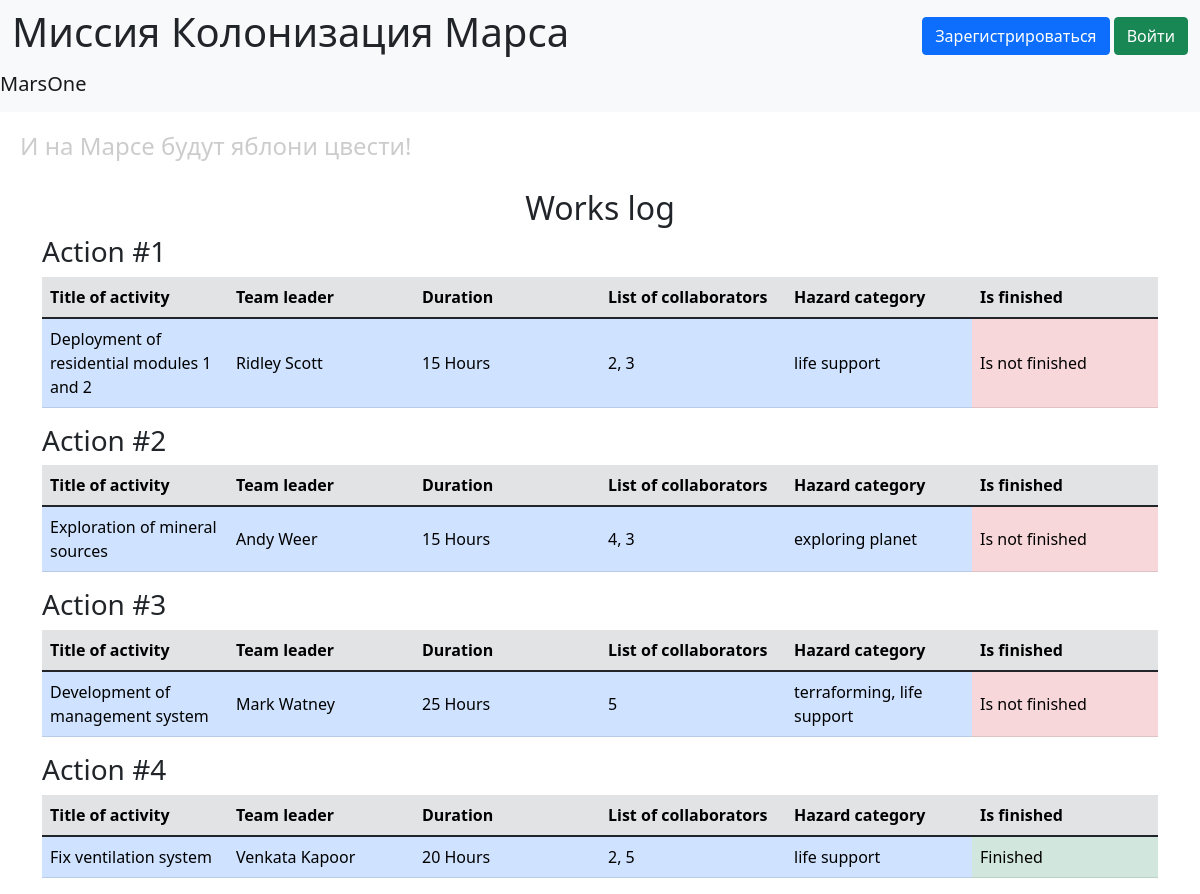
Screenshot of /work-log with the database file from the repository.
### data/jobs.py (models this page shows, shortened)
class Jobs(SqlAlchemyBase, SerializerMixin):
    __tablename__ = 'jobs'
    serialize_rules = ("-team_leader", "-categories.jobs")
    id = sa.Column(sa.Integer, primary_key=True, autoincrement=True)
    team_leader_id = sa.Column(sa.Integer, sa.ForeignKey('users.id'))
    team_leader = orm.relationship("User")
    job = sa.Column(sa.Text)
    work_size = sa.Column(sa.Integer)
    collaborators = sa.Column(sa.String)
    start_date = sa.Column(sa.Date)
    send_date = sa.Column(sa.Date)
    categories = orm.relationship("Category", secondary=association_table, backref="jobs")
    is_finished = sa.Column(sa.Boolean, default=False)

### data/users.py (models this page shows, shortened)
class User(SqlAlchemyBase, UserMixin, SerializerMixin):
    __tablename__ = 'users'
    id = sa.Column(sa.Integer, primary_key=True, autoincrement=True)
    surname = sa.Column(sa.String)
    name = sa.Column(sa.String)
    age = sa.Column(sa.Integer)
    position = sa.Column(sa.String)
    speciality = sa.Column(sa.String)
    address = sa.Column(sa.String)
    city_from = sa.Column(sa.String)
    email = sa.Column(sa.String, unique=True)
    hashed_password = sa.Column(sa.String)
    modified_date = sa.Column(sa.DateTime, default=datetime.now)

### main.py (the view)
@app.route("/work-log")
def work_log():
    db_sess = db_session.create_session()
    jobs = db_sess.query(Jobs).all()
    return render_template("work_log.html", jobs=jobs)

### data/db_session.py (called while the page is built)
def create_session() -> Session:
    global __factory
    return __factory()

### templates/work_log.html (shortened to what this page needs)
{% extends 'base.html' %}
{% block content %}
<h2 align="center">Works log</h2>
{% for job in jobs %}
    <div class="mb-3 job">
    <h3>Action #{{ job.id }}</h3>
    <table class="table works mb-1" style="table-layout: fixed;">
        <thead class="table-secondary">
            <tr>
                {% for header in ["Title of activity", "Team leader", "Duration",
                "List of collaborators", "Hazard category", "Is finished"] %}
                    <th scope="col" class="col-md-auto">{{ header }}</th>
                {% endfor %}
            </tr>
        </thead>
        <tbody>
            <tr class="align-middle">
                <td class="table-primary">{{ job.job }}</td>
                <td class="table-primary">{{ job.team_leader.name }} {{ job.team_leader.surname }}</td>
                <td class="table-primary">{{ job.work_size }} Hours</td>
                <td class="table-primary">{{ job.collaborators }}</td>
                <td class="table-primary">
                    {{ job.categories | map(attribute="name") | join(", ") }}
                </td>
                {% if job.is_finished %}
                    <td class="table-success">Finished</td>
                {% else %}
                    <td class="table-danger">Is not finished</td>
                {% endif %}
            </tr>
        </tbody>
    </table>
    </div>
{% endfor %}
{% endblock %}

### rows the page displays
Jobs: id "1", header "Title of activity" "Team leader" "Duration" "List of collaborators" "Hazard category" "Is finished", job "Deployment of residential modules 1 and 2", team_leader.name "Ridley", team_leader.surname "Scott", work_size "15", collaborators "2, 3", categories|map "life support", is_finished "Is not finished"
Jobs: id "2", header "Title of activity" "Team leader" "Duration" "List of collaborators" "Hazard category" "Is finished", job "Exploration of mineral sources", team_leader.name "Andy", team_leader.surname "Weer", work_size "15", collaborators "4, 3", categories|map "exploring planet", is_finished "Is not finished"
Jobs: id "3", header "Title of activity" "Team leader" "Duration" "List of collaborators" "Hazard category" "Is finished", job "Development of management system", team_leader.name "Mark", team_leader.surname "Watney", work_size "25", collaborators "5", categories|map "terraforming, life support", is_finished "Is not finished"
Jobs: id "4", header "Title of activity" "Team leader" "Duration" "List of collaborators" "Hazard category" "Is finished", job "Fix ventilation system", team_leader.name "Venkata", team_leader.surname "Kapoor", work_size "20", collaborators "2, 5", categories|map "life support", is_finished "Finished"
